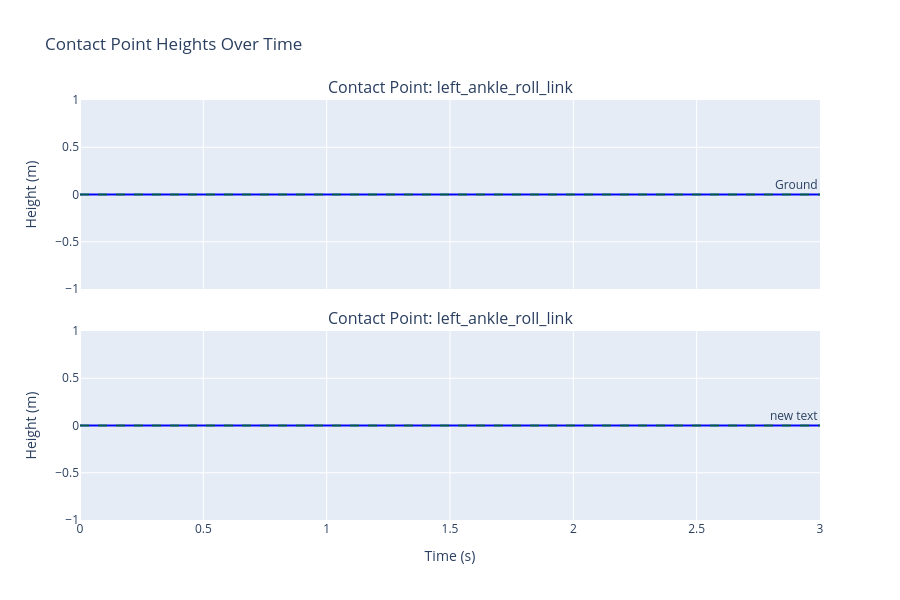

Notebook code cell kept with this figure:
### Markdown cell above
## 7.5 Visualize Contact Point Heights

Check that contact points remain on the ground throughout the trajectory.

### Code cell
# Extract and visualize contact point heights over time
time_steps = np.arange(balance_steps + 1) * balance_dt

# Create figure for contact point heights
fig = make_subplots(
    rows=len(contact_points), cols=1,
    subplot_titles=[f"Contact Point: {cp.link.name()}" for cp in contact_points],
    vertical_spacing=0.1,
    shared_xaxes=True
)

contact_heights = {i: [] for i in range(len(contact_points))}

# Calculate contact point heights for each timestep
for t in range(balance_steps + 1):
    for i, point_on_link in enumerate(contact_points):
        link_id = point_on_link.link.id()
        # Get link pose at timestep t
        link_pose = gtd.Pose(result_bal, link_id, t)
        # Transform contact point to world frame
        contact_point_world = link_pose.transformFrom(point_on_link.point)
        # Get z-coordinate (height)
        contact_heights[i].append(contact_point_world[2])

# Plot heights for each contact point
for i, point_on_link in enumerate(contact_points):
    fig.add_trace(
        go.Scatter(
            x=time_steps,
            y=contact_heights[i],
            mode='lines',
            name=point_on_link.link.name(),
            line=dict(width=2, color='blue'),
            showlegend=False
        ),
        row=i+1, col=1
    )
    
    # Add ground plane reference
    fig.add_hline(
        y=ground_plane_height, 
        line_dash="dash", 
        line_color="green", 
        opacity=0.7, 
        row=i+1, col=1,
        annotation_text="Ground" if i == 0 else None
    )
    
    # Update y-axis
    fig.update_yaxes(title_text="Height (m)", row=i+1, col=1)

# Update layout
fig.update_xaxes(title_text="Time (s)", row=len(contact_points), col=1)
fig.update_layout(
    height=300*len(contact_points),
    title_text="Contact Point Heights Over Time",
    showlegend=False
)

fig.show()

# Print statistics
print("\n=== Contact Point Height Statistics ===")
for i, point_on_link in enumerate(contact_points):
    heights = np.array(contact_heights[i])
    mean_height = np.mean(heights)
    max_height = np.max(heights)
    min_height = np.min(heights)
    std_height = np.std(heights)
    print(f"{point_on_link.link.name():30s}: Mean={mean_height:.6f}m, "
          f"Min={min_height:.6f}m, Max={max_height:.6f}m, Std={std_height:.6f}m")

### Figure 1 — Plotly figure (JSON) as saved in the notebook; plotly's stock layout.template omitted (floating-point values rounded to 4 significant figures; data arrays with more than 128 entries replaced by an {"elided": "..."} marker saying what was removed)
{"data": [{"line": {"color": "blue", "width": 2}, "mode": "lines", "name": "left_ankle_roll_link", "showlegend": false, "type": "scatter", "x": {"elided": "301 float values"}, "xaxis": "x", "y": {"elided": "301 int values"}, "yaxis": "y"}, {"line": {"color": "blue", "width": 2}, "mode": "lines", "name": "left_ankle_roll_link", "showlegend": false, "type": "scatter", "x": {"elided": "301 float values"}, "xaxis": "x2", "y": {"elided": "301 int values"}, "yaxis": "y2"}], "layout": {"annotations": [{"font": {"size": 16}, "showarrow": false, "text": "Contact Point: left_ankle_roll_link", "x": 0.5, "xanchor": "center", "xref": "paper", "y": 1, "yanchor": "bottom", "yref": "paper"}, {"font": {"size": 16}, "showarrow": false, "text": "Contact Point: left_ankle_roll_link", "x": 0.5, "xanchor": "center", "xref": "paper", "y": 0.45, "yanchor": "bottom", "yref": "paper"}, {"showarrow": false, "text": "Ground", "x": 1, "xanchor": "right", "xref": "x domain", "y": 0, "yanchor": "bottom", "yref": "y"}, {"showarrow": false, "x": 1, "xanchor": "right", "xref": "x2 domain", "y": 0, "yanchor": "bottom", "yref": "y2"}], "height": 600, "shapes": [{"line": {"color": "green", "dash": "dash"}, "opacity": 0.7, "type": "line", "x0": 0, "x1": 1, "xref": "x domain", "y0": 0, "y1": 0, "yref": "y"}, {"line": {"color": "green", "dash": "dash"}, "opacity": 0.7, "type": "line", "x0": 0, "x1": 1, "xref": "x2 domain", "y0": 0, "y1": 0, "yref": "y2"}], "showlegend": false, "title": {"text": "Contact Point Heights Over Time"}, "xaxis": {"anchor": "y", "domain": [0, 1], "matches": "x2", "showticklabels": false}, "xaxis2": {"anchor": "y2", "domain": [0, 1], "title": {"text": "Time (s)"}}, "yaxis": {"anchor": "x", "domain": [0.55, 1], "title": {"text": "Height (m)"}}, "yaxis2": {"anchor": "x2", "domain": [0, 0.45], "title": {"text": "Height (m)"}}}}
